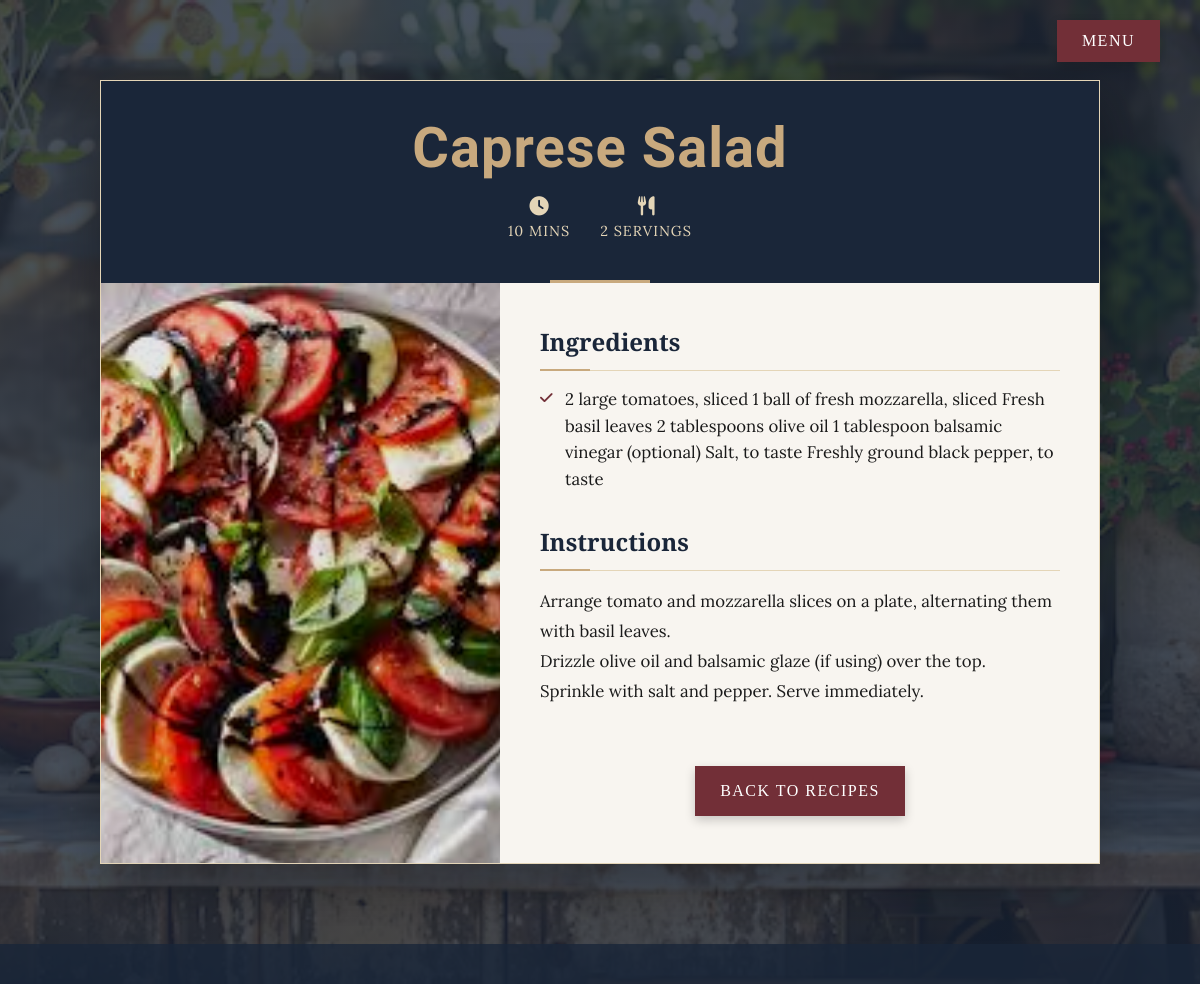
Screenshot of /recipes/4/ with the database file from the repository.
### recipes/models.py (models this page shows)
class Recipe(models.Model):
    name = models.CharField(max_length=100)
    ingredients = models.TextField()
    instructions = models.TextField()
    cooking_time = models.PositiveIntegerField()
    serving_size = models.PositiveIntegerField()
    image = models.ImageField(upload_to="recipes/")
    category = models.CharField(
        max_length=50,
        choices=[
            ("main", "Main Course"),
            ("dessert", "Dessert"),
            ("appetizer", "Appetizer"),
        ],
    )

### recipes/views.py (the view)
# urls.py: path('recipes/<int:recipe_id>/', recipe_detail, name='recipe_detail'),
def recipe_detail(request, recipe_id):
    recipe = get_object_or_404(Recipe, id=recipe_id)
    return render(request, 'recipes/recipe_detail.html', {'recipe': recipe})

### recipes/templates/recipes/recipe_detail.html (shortened to what this page needs)
{% load static %}
<!DOCTYPE html>
<html lang="en">
<head>
    <link rel="stylesheet" href="https://cdnjs.cloudflare.com/ajax/libs/font-awesome/6.1.1/css/all.min.css">
</head>
<body>
    <div class="navbar">
        <div class="dropdown">
            <button class="dropdown-button">Menu</button>
        </div>
    </div>
    <div class="main-content">
        <div class="recipe-card">
            <div class="recipe-header">
                <h1 class="recipe-title">{{ recipe.name }}</h1>
                <div class="recipe-meta">
                    {% if recipe.cooking_time %}
                    <div class="recipe-meta-item">
                        <i class="fas fa-clock recipe-meta-icon"></i>
                        <span class="recipe-meta-text">{{ recipe.cooking_time }} mins</span>
                    </div>
                    {% endif %}
                    {% if recipe.serving_size %}
                    <div class="recipe-meta-item">
                        <i class="fas fa-utensils recipe-meta-icon"></i>
                        <span class="recipe-meta-text">{{ recipe.serving_size }} servings</span>
                    </div>
                    {% endif %}
                </div>
            </div>
            <div class="recipe-grid">
                <div class="recipe-image-container">
                    <img src="{{ recipe.image.url }}" alt="{{ recipe.name }}" class="recipe-image">
                </div>
                <div class="recipe-content">
                    <div class="recipe-section">
                        <h2 class="recipe-section-title">Ingredients</h2>
                        <ul class="ingredients-list">
                            {% for ingredient in recipe.ingredients_list %}
                            <li>{{ ingredient }}</li>
                            {% empty %}
                            <li>{{ recipe.ingredients }}</li>
                            {% endfor %}
                        </ul>
                    </div>
                    <div class="recipe-section">
                        <h2 class="recipe-section-title">Instructions</h2>
                        {% if recipe.instructions_list %}
                        <ol class="instructions-list">
                            {% for step in recipe.instructions_list %}
                            <li>{{ step }}</li>
                            {% endfor %}
                        </ol>
                        {% else %}
                        <p class="instructions-text">{{ recipe.instructions }}</p>
                        {% endif %}
                    </div>
                    <div class="back-button-container">
                        <a href="{% url 'recipes:recipe_list' %}" class="back-button">Back to Recipes</a>
                    </div>
                </div>
            </div>
        </div>
    </div>
    <footer class="footer">
    </footer>
</body>
</html>

### rows the page displays
Recipe: name "Caprese Salad", cooking_time "10", serving_size "2", image (picture), ingredients "2 large tomatoes, sliced 1 ball of fresh mozzarella, sliced Fresh basil leaves 2 tablespoons olive oil 1 tablespoon balsamic vinegar (optional) Salt, to taste Freshly ground black pepper, to taste", instructions "Arrange tomato and mozzarella slices on a plate, alternating them with basil leaves. Drizzle olive oil and balsamic glaze (if using) over the top. Sprinkle with salt and pepper. Serve immediately."
